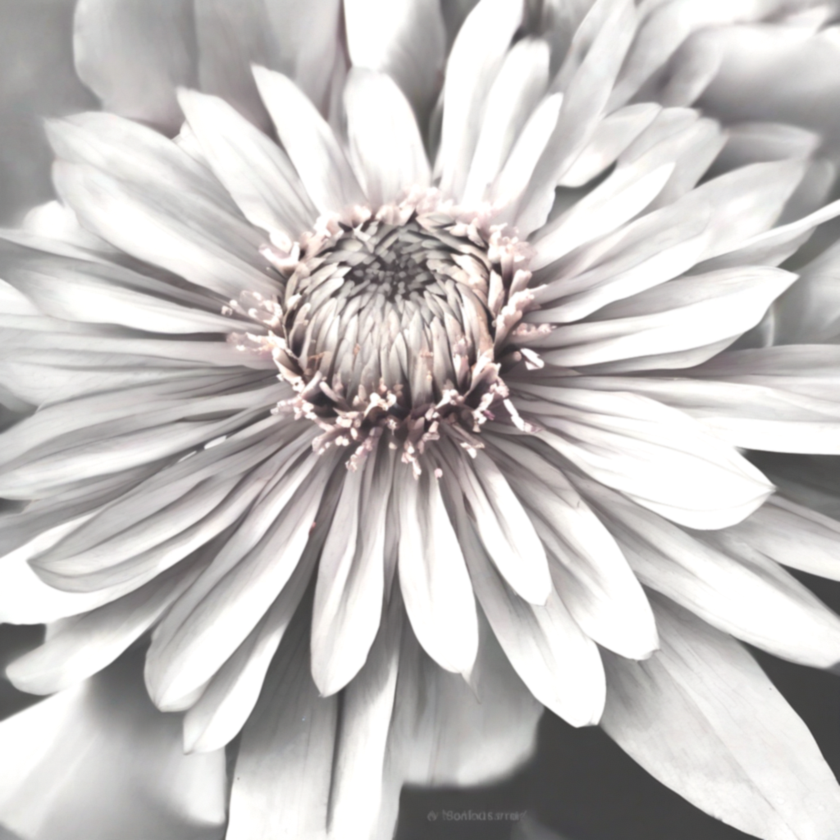
#> input picture daylight_1771683883.png, 840 x 840 px, shrunk from 1024 x 1024 before the run, given in place of tiger-2535888_1280.jpg, which was not available
$ python blur.py   (older library calls are emulated)
#> lines starting #> are read from the running program, lines starting #| are printed output that depends on the picture; pictures that were not available may be replaced by others from this repository, and a replacement may not be noted
import cv2
import numpy as np
import matplotlib.pyplot as plt

def display_image(title, image):
    """Utility function to display an image."""
    plt.figure(figsize=(8, 8))
    if len(image.shape) == 2:
        plt.imshow(image, cmap='gray')
    else:
        plt.imshow(cv2.cvtColor(image, cv2.COLOR_BGR2RGB))
    plt.title(title)
    plt.axis('off')
    plt.show()

def interactive_edge_detection(image_path):
    """Interactive activity for edge detection and filtering"""
    image = cv2.imread(image_path)
#> image is the input picture: shape (840, 840, 3); mean B, G, R 192.7, 193.8, 197.1
    if image is None:
        print("Error: image not found!")
        return

    gray_image = cv2.cvtColor(image, cv2.COLOR_BGR2GRAY)
    display_image("Original Grayscale Image", gray_image)

    print("\nSelect an option:")
    print("1. Sobel Edge Detection")
    print("2. Canny Edge Detection")
    print("3. Laplacian Edge Detection")
    print("4. Gaussian Smoothing")
    print("5. Median Filtering")
    print("6. Exit")

    while True:
        choice = input("\nEnter your choice (1-6): ")

        if choice == "1":
            sobelx = cv2.Sobel(gray_image, cv2.CV_64F, 1, 0, ksize=3)
            sobely = cv2.Sobel(gray_image, cv2.CV_64F, 0, 1, ksize=3)
            combined_sobel = cv2.bitwise_or(np.uint8(np.absolute(sobelx)), np.uint8(np.absolute(sobely)))
            display_image("Sobel Edge Detection", combined_sobel)

        elif choice == "2":
            print("Adjust thresholds for Canny (default: 100 and 200)")
            lower_thresh = int(input("Enter lower threshold: "))
            upper_thresh = int(input("Enter upper threshold: "))
            edges = cv2.Canny(gray_image, lower_thresh, upper_thresh)
            display_image("Canny Edge Detection", edges)

        elif choice == "3":
            laplacian = cv2.Laplacian(gray_image, cv2.CV_64F)
            laplacian_abs = np.uint8(np.absolute(laplacian))
            display_image("Laplacian Edge Detection", laplacian_abs)

        elif choice == "4":
            print("Adjust kernel size for Gaussian blur (must be odd, default: 5)")
            kernel_size = int(input("Enter kernel size (odd number): "))
            if kernel_size % 2 == 0:
                print("Kernel size must be odd.")
                continue
            gaussian_blurred = cv2.GaussianBlur(image, (kernel_size, kernel_size), 0)
            display_image("Gaussian Blurred Image", gaussian_blurred)

        elif choice == "5":
            print("Adjust kernel size for Median filtering (must be odd, default: 5)")
            kernel_size = int(input("Enter kernel size (odd number): "))
            if kernel_size % 2 == 0:
                print("Kernel size must be odd.")
                continue
            median_filtered = cv2.medianBlur(image, kernel_size)
            display_image("Median Filtered Image", median_filtered)

        elif choice == "6":
            print("Exiting ...!")
            break
        else:
            print("Invalid choice. Please select a number between 1 and 6")
#> this loop made 7 passes; the answer given on pass 1: 1
#> pass 1, in interactive_edge_detection, `sobelx = cv2.Sobel(gray_image, cv2.CV_64F, 1, 0, ksize=3)`:
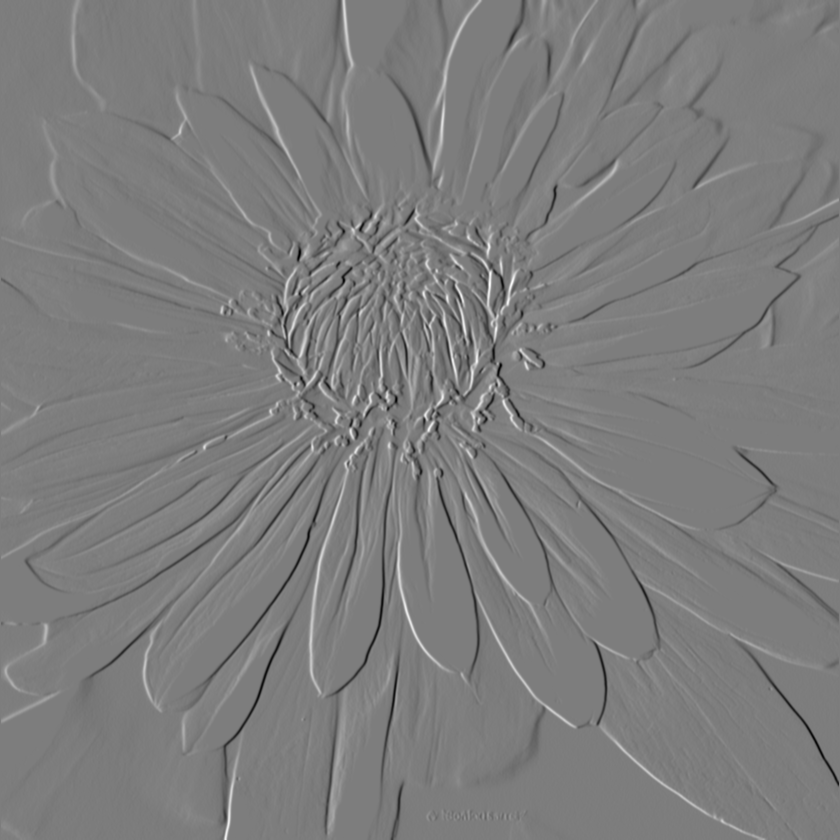
#> sobelx: shape (840, 840) float64; min -558, max 577, mean -0.1; drawn with min black and max white
#> pass 1, in interactive_edge_detection, `sobely = cv2.Sobel(gray_image, cv2.CV_64F, 0, 1, ksize=3)`:
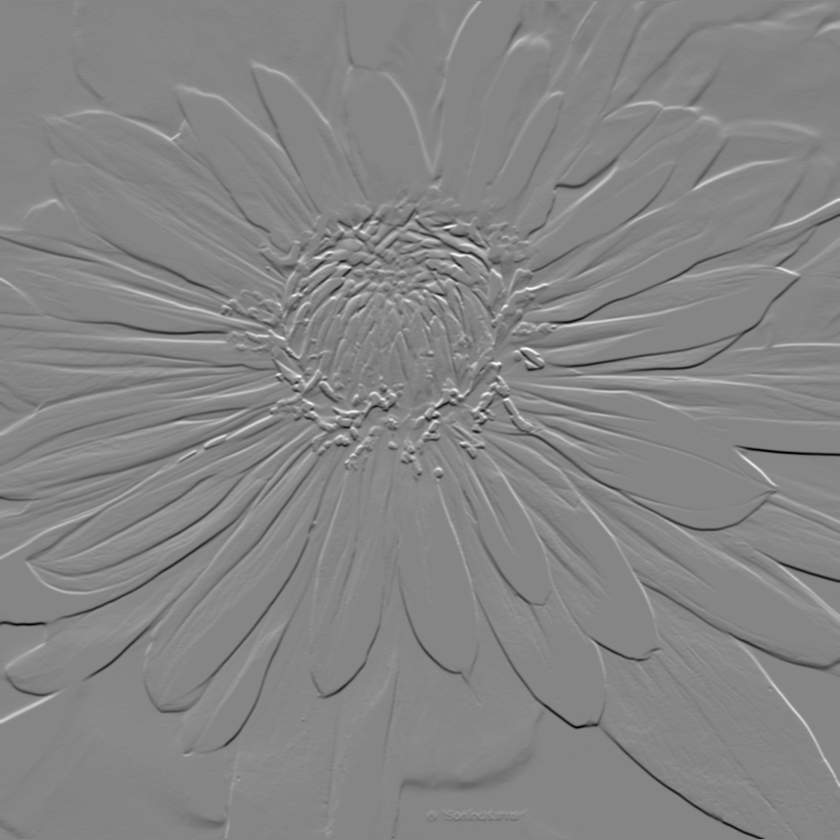
#> sobely: shape (840, 840) float64; min -580, max 527, mean -0.5; drawn with min black and max white
#> pass 1, in interactive_edge_detection, `combined_sobel = cv2.bitwise_or(np.uint8(np.absolute(sobelx)), np.uint..`:
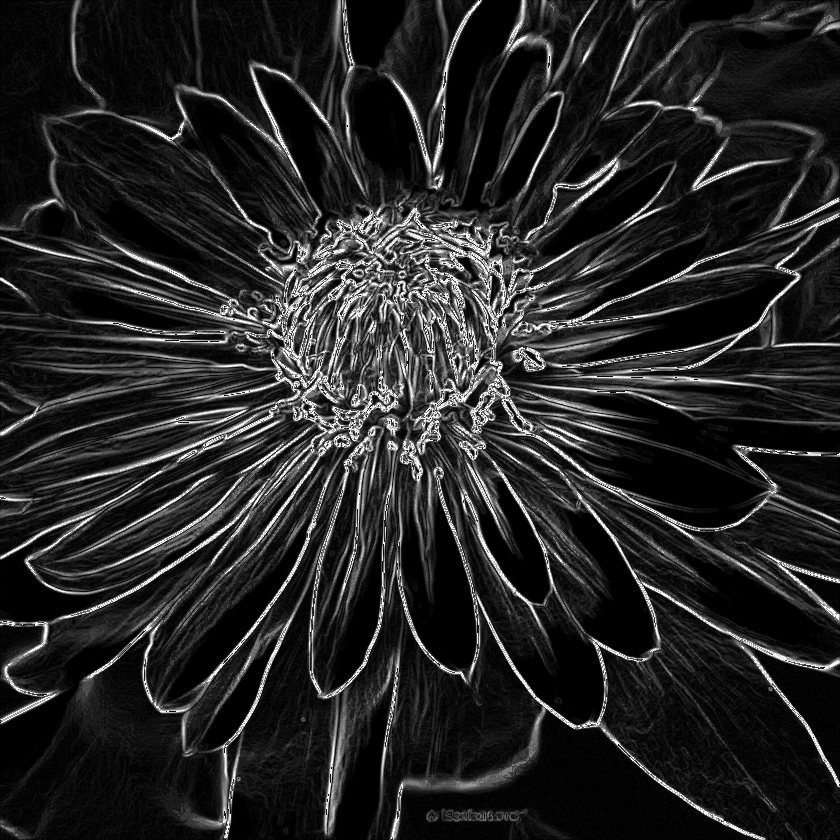
#> combined_sobel: shape (840, 840); min 0, max 255, mean 37.7

# Use raw string to avoid escape character issues
#> (the run stopped early here; a loop or call above may not have finished)

$ run again, on daylight_1771706925.png
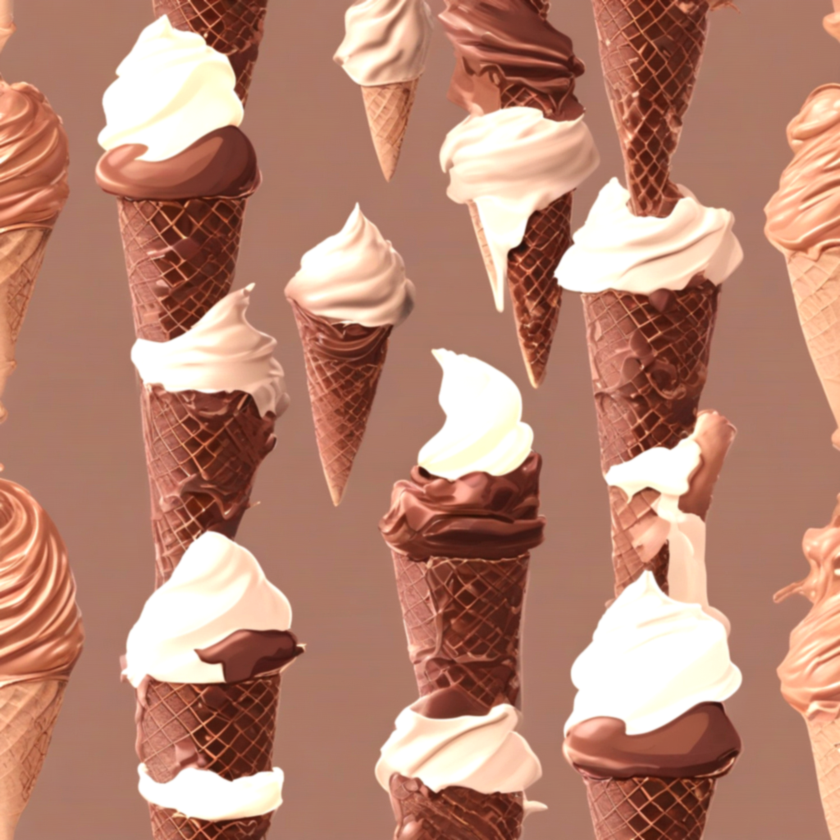
#> input picture daylight_1771706925.png, 840 x 840 px, shrunk from 1024 x 1024 before the run, given in place of tiger-2535888_1280.jpg, which was not available
#> in interactive_edge_detection, image is the input picture: shape (840, 840, 3); mean B, G, R 114.4, 133.3, 183.4
#> the loop in interactive_edge_detection, `while True:` made 7 passes; the answer given on pass 1: 1
#> pass 1, in interactive_edge_detection, `sobely = cv2.Sobel(gray_image, cv2.CV_64F, 0, 1, ksize=3)`:
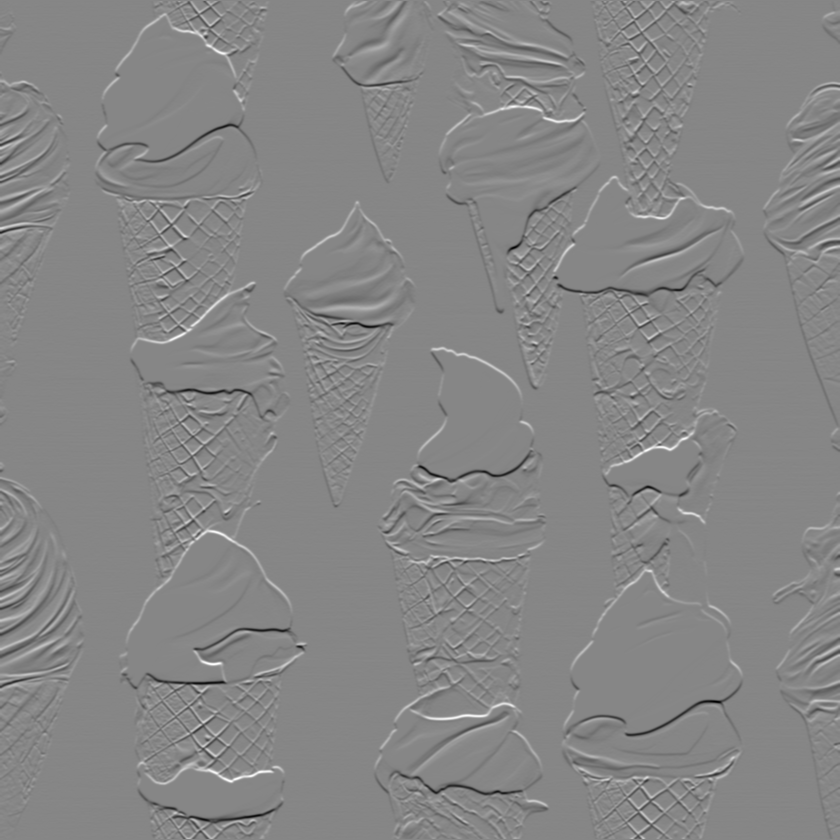
#> sobely: shape (840, 840) float64; min -664, max 597, mean 0; drawn with min black and max white
#> pass 1, in interactive_edge_detection, `combined_sobel = cv2.bitwise_or(np.uint8(np.absolute(sobelx)), np.uint..`:
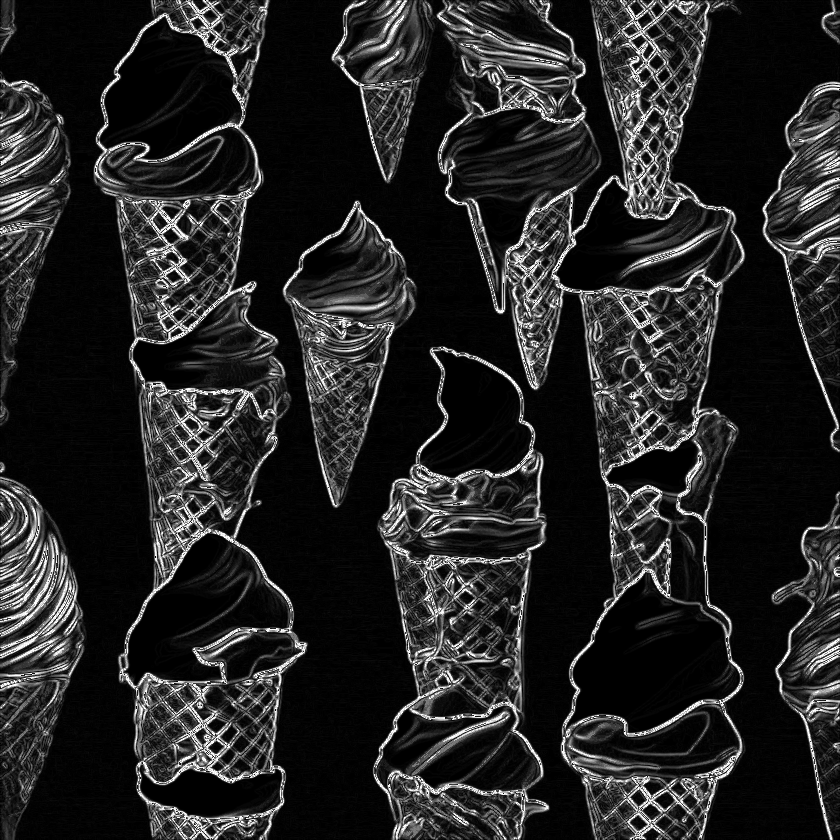
#> combined_sobel: shape (840, 840); min 0, max 255, mean 36.9
